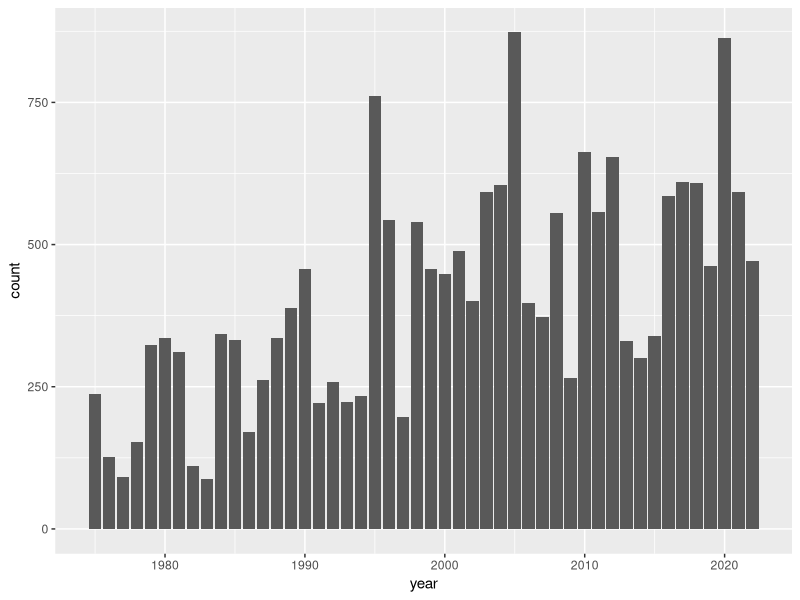
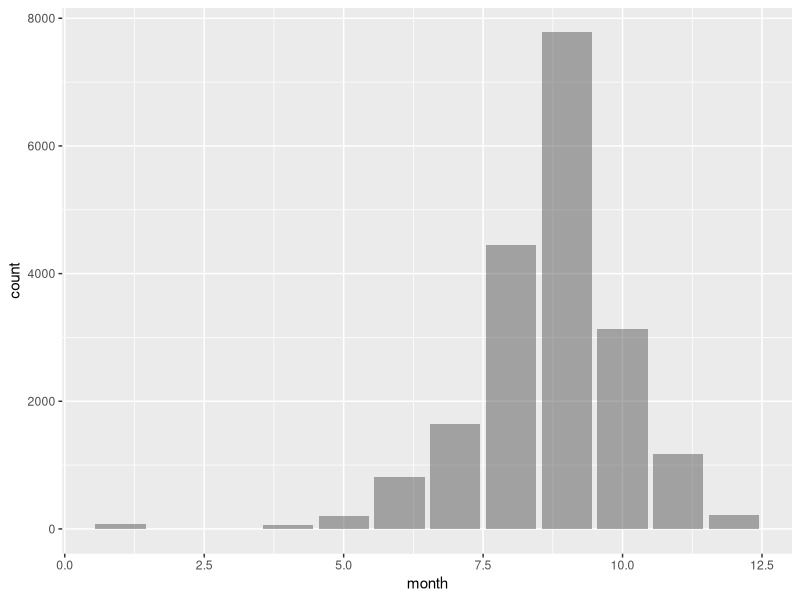
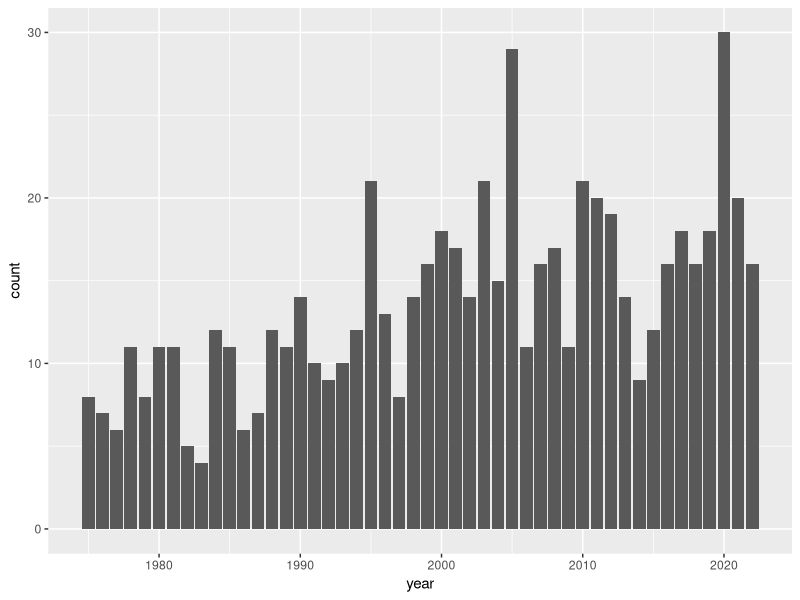
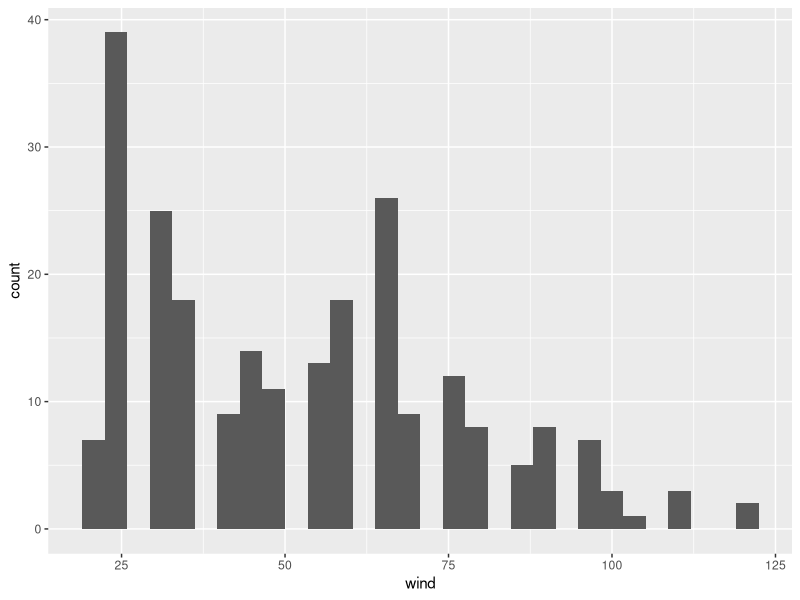
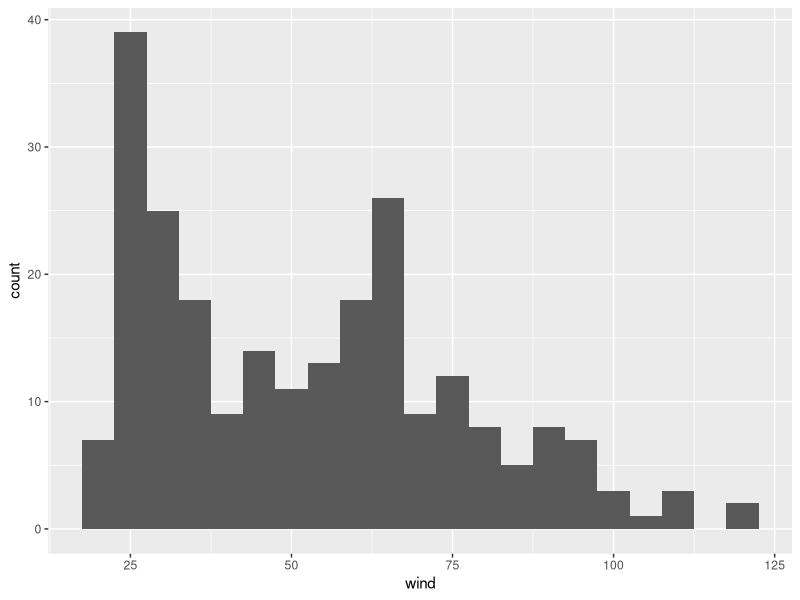
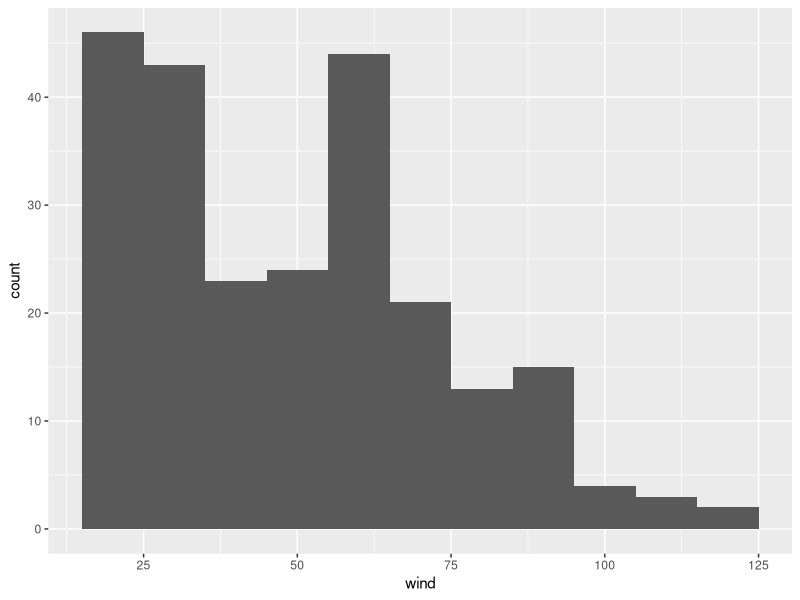
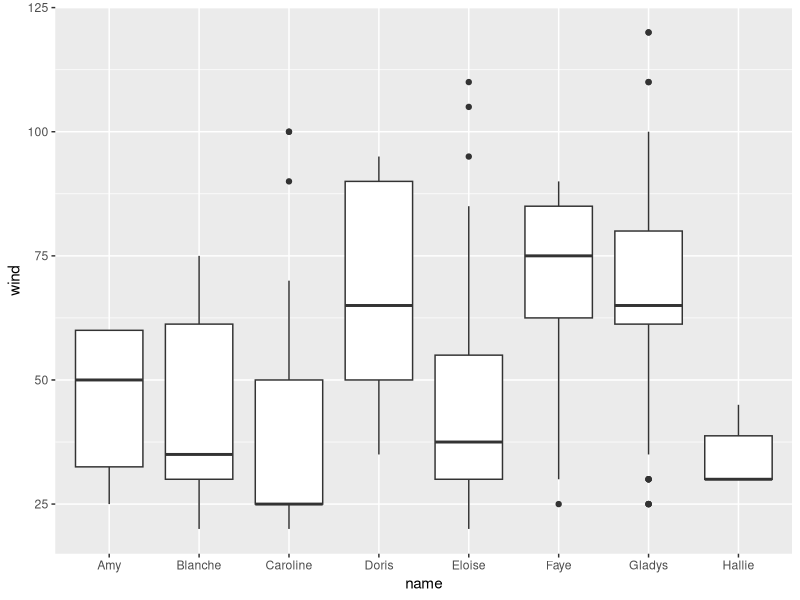
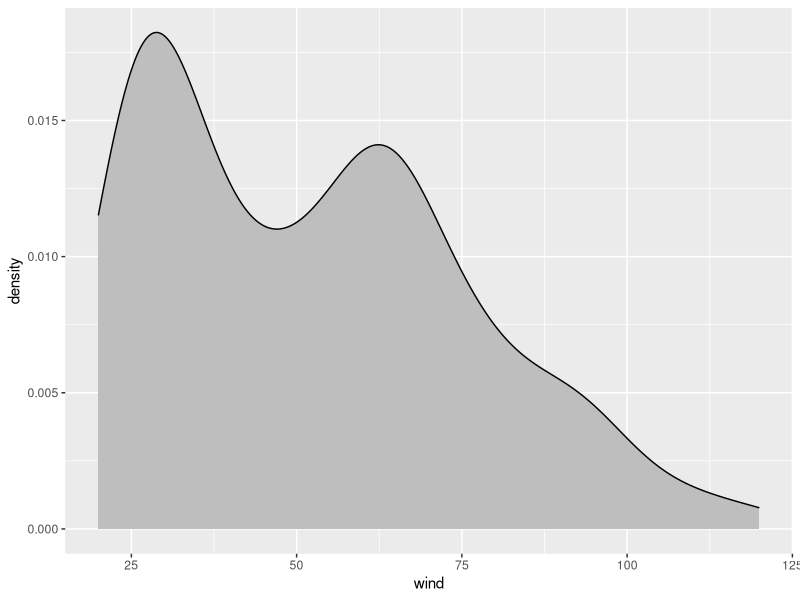

The R source for these figures, in order:
## ---- chunk 1
library(dplyr)
library(ggplot2)
## ---- chunk 2
# data from package "dplyr"
storms
## ---- chunk 3
ggplot(data = storms) + 
  geom_bar(aes(x = year))
## ---- chunk 4
nrow(filter(storms, year == 1975))
## ---- chunk 5
nrow(filter(storms, year == 1979))
## ---- chunk 6
ggplot(storms) +
  geom_bar(aes(x = month), alpha = 0.5)
## ---- chunk 7
select(storms, year, name)
## ---- chunk 8
group_by(select(storms, year, name), year)
## ---- chunk 9
distinct(group_by(select(storms, year, name), year))
## ---- chunk 10
storms_year_name <- distinct(group_by(select(storms, year, name), year))
## ---- chunk 11
count(storms_year_name, year)
## ---- chunk 12
storms_per_year <- count(
  distinct(
    group_by(
      select(storms, year, name), 
      year)
    )
  )

storms_per_year
## ---- chunk 13
ggplot(data = storms_year_name) + 
  geom_bar(aes(x = year))
## ---- chunk 14
arrange(storms_per_year, desc(n))
## ---- chunk 15
storms75 <- filter(storms, year == 1975)
storms75
## ---- chunk 16
ggplot(data = storms75, aes(x = wind)) +
  geom_histogram()
## ---- chunk 17
ggplot(data = storms75, aes(x = wind)) +
  geom_histogram(binwidth = 5)
## ---- chunk 18
ggplot(data = storms75, aes(x = wind)) +
  geom_histogram(binwidth = 10)
## ---- chunk 19
unique(pull(storms75, name))
## ---- chunk 20
summary(pull(storms75, wind))
## ---- chunk 21
ggplot(data = storms75, aes(x = name, y = wind)) +
  geom_boxplot()
## ---- chunk 22
ggplot(data = storms75, aes(x = wind)) +
  geom_density(fill = 'gray')
## ---- chunk 23
ggplot(data = storms75, aes(x = wind, color = name)) +
  geom_density(aes(fill = name))
## ---- chunk 24
ggplot(data = storms75, aes(x = wind, color = name)) +
  geom_density(aes(fill = name), alpha = 0.5)
## ---- chunk 25
ggplot(data = storms75, aes(x = wind, color = name)) +
  geom_density(aes(fill = name)) + 
  facet_wrap(~ name)
## ---- chunk 26
amy75 <- filter(storms75, name == "Amy")
amy75
## ---- chunk 27
ggplot(data = amy75, aes(x = 1:nrow(amy75), y = wind)) +
  geom_point()
## ---- chunk 28
ggplot(data = amy75, aes(x = 1:nrow(amy75), y = wind)) +
  geom_point() + 
  geom_line()
## ---- chunk 29
ggplot(data = amy75, aes(x = 1:nrow(amy75), y = wind)) +
  geom_point(aes(color = status)) + 
  geom_line()
## ---- chunk 30
ggplot(data = amy75, aes(x = 1:nrow(amy75), y = pressure)) +
  geom_point(aes(color = status)) + 
  geom_line()
## ---- chunk 31
ggplot(data = amy75, aes(x = 1:nrow(amy75), y = pressure)) +
  geom_line(aes(size = wind), lineend = "round", color = 'gray70') +
  geom_point(aes(size = wind, color = status))
## ---- chunk 32
summarise(amy75, cor(wind, pressure))
